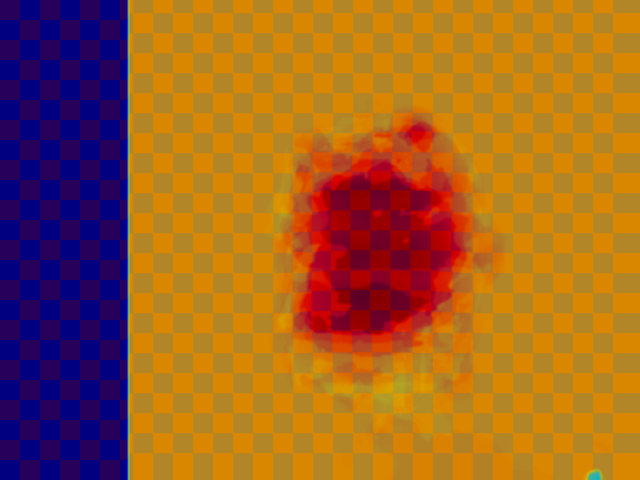
#> input picture depth_checkerboard.png, 640 x 480 px
$ python depth_estimation_two.py ../../../../depth_checkerboard.png ../../../../depth_checkerboard.png
#> lines starting #> are read from the running program, lines starting #| are printed output that depends on the picture; after the words box and inside, x2 and y2 are one past the last pixel; in counts of white or black regions, pixels touching at a corner belong together
import sys
import cv2
import numpy as np

def compute_disparity(img1_path, img2_path):
#> called with img1_path = '../../../../depth_checkerboard.png', img2_path = '../../../../depth_checkerboard.png'
    imgL = cv2.imread(img1_path, cv2.IMREAD_GRAYSCALE)
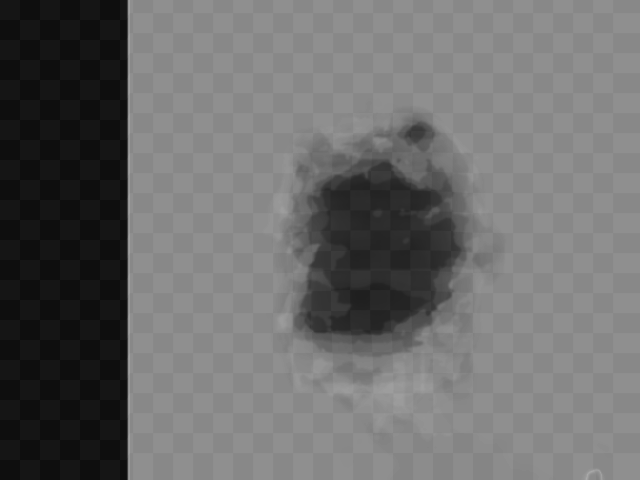
#> imgL: shape (480, 640); min 14, max 169, mean 107
    imgR = cv2.imread(img2_path, cv2.IMREAD_GRAYSCALE)

    stereo = cv2.StereoBM_create(numDisparities=16, blockSize=15)
    disparity = stereo.compute(imgL, imgR)
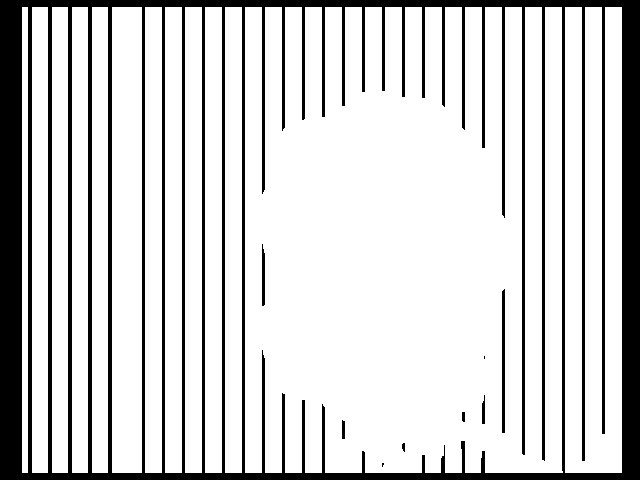
#> disparity: shape (480, 640) int16; values -16 (black) and 0 (white), 80.8% white; 9 black regions (2 under 20 px), largest, box (x1, y1, x2, y2) and area: (0, 0, 640, 480) 58097, (502, 289, 505, 433) 429, (262, 244, 265, 306) 171

    # Normalize to 0-255 for visualization
    depth_map = cv2.normalize(disparity, None, 0, 255, cv2.NORM_MINMAX).astype(np.uint8)

    # Create checkerboard overlay
    checkerboard = np.zeros_like(depth_map, dtype=np.uint8)
    square_size = 20  # Adjust square size

    for y in range(0, checkerboard.shape[0], square_size):
        for x in range(0, checkerboard.shape[1], square_size):
            if (x // square_size + y // square_size) % 2 == 0:
                checkerboard[y:y+square_size, x:x+square_size] = 255  # White square
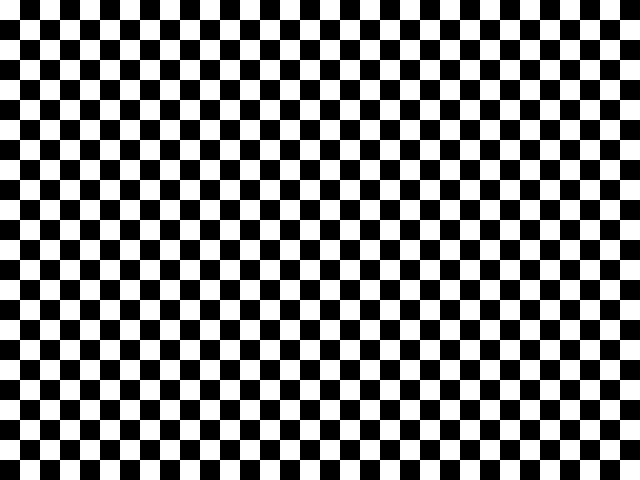
#> checkerboard: shape (480, 640); 50% white; 1 white region, box (x1, y1, x2, y2) and area: (0, 0, 640, 480) 153600

    # Combine depth and checkerboard
    overlay = cv2.addWeighted(depth_map, 0.7, checkerboard, 0.3, 0)
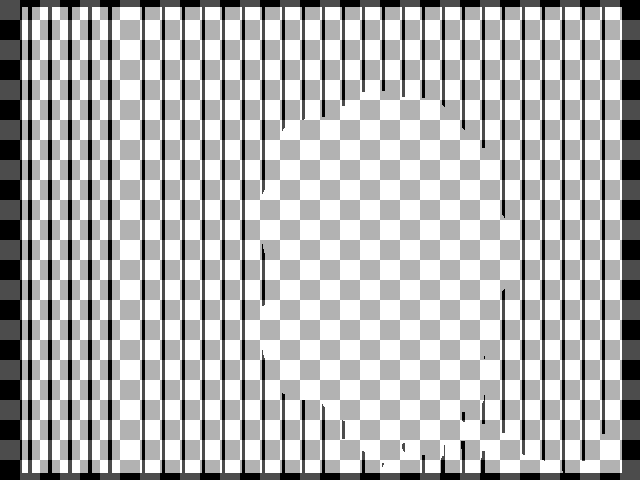
#> overlay: shape (480, 640); min 0, max 255, mean 182.3

    # Save depth visualization
    output_path = "depth_checkerboard.png"
    cv2.imwrite(output_path, overlay)
    return output_path

if __name__ == "__main__":
    img1_path = sys.argv[1]
    img2_path = sys.argv[2]
    depth_output = compute_disparity(img1_path, img2_path)
    print(f"Depth map saved at {depth_output}")
